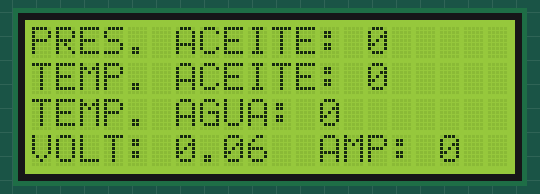
A sketch run on a simulated Arduino Uno, built with avr-gcc and run on an emulated ATmega328P. Shown: 20×4 character LCD.

Above: at 0.22 s.
At 4.85 s:
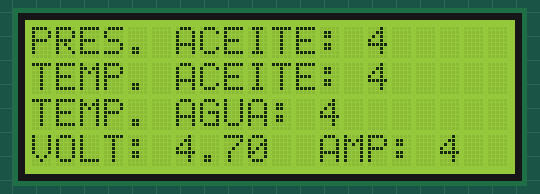
At 9.8 s:
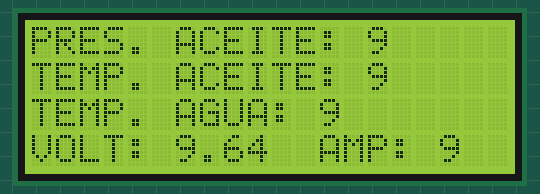
At 19.95 s:
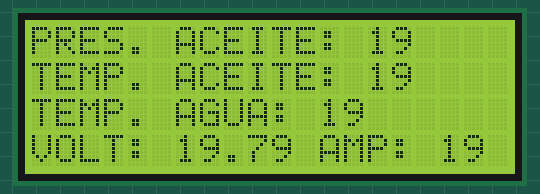
At 29.8 s:
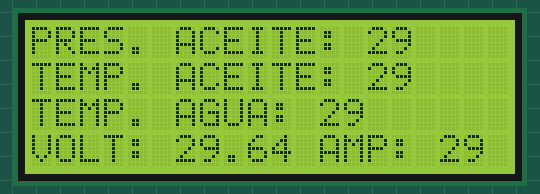
At 39.65 s:
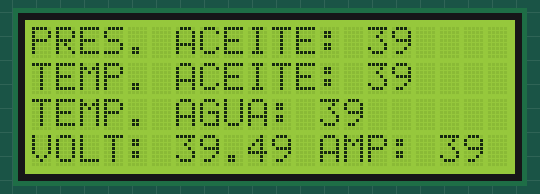

The sketch:

ECU.ino.ino
```cpp
/*
  Proyecto ECU

  The circuit:
 * LCD RS pin to digital pin 12
 * LCD Enable pin to digital pin 11
 * LCD D4 pin to digital pin 5
 * LCD D5 pin to digital pin 4
 * LCD D6 pin to digital pin 3
 * LCD D7 pin to digital pin 2
 * LCD R/W pin to ground
 * LCD VSS pin to ground
 * LCD VCC pin to 5V
 * 10K resistor:
 * ends to +5V and ground
 * wiper to LCD VO pin (pin 3)

*/

// include the library code:
#include <LiquidCrystal.h>

// initialize the library by associating any needed LCD interface pin
// with the arduino pin number it is connected to
const int rs = 12, en = 11, d4 = 5, d5 = 4, d6 = 3, d7 = 2;
LiquidCrystal lcd(rs, en, d4, d5, d6, d7);

int pAceite = 0;
int tAceite = 0;
int tAgua = 0;
float volt = 0.0;
int amp = 0;

void setup() {
  // set up the LCD's number of columns and rows:
  lcd.begin(20, 4);
}

float calcularValores(){
  pAceite = millis() / 1000;
  tAceite = millis() / 1000;
  tAgua = millis() / 1000;
  volt = millis() / 1000.0;
  amp = millis() / 1000;
}

void loop() {

  calcularValores();

  // PRESION DE ACEITE
  lcd.setCursor(0, 0);
  lcd.print("PRES. ACEITE: ");
  lcd.print(pAceite);

  // TEMPERATURA DE ACEITE
  lcd.setCursor(0, 1);
  lcd.print("TEMP. ACEITE: ");
  lcd.print(tAceite);

  // TEMPERATURA DE AGUA
  lcd.setCursor(0, 2);
  lcd.print("TEMP. AGUA: ");
  lcd.print(tAgua);

  // VOLTAJE
  lcd.setCursor(0, 3);
  lcd.print("VOLT: ");
  lcd.print(volt);

  // AMPERAJE
  lcd.setCursor(12, 3);
  lcd.print("AMP: ");
  lcd.print(amp);
}
```
